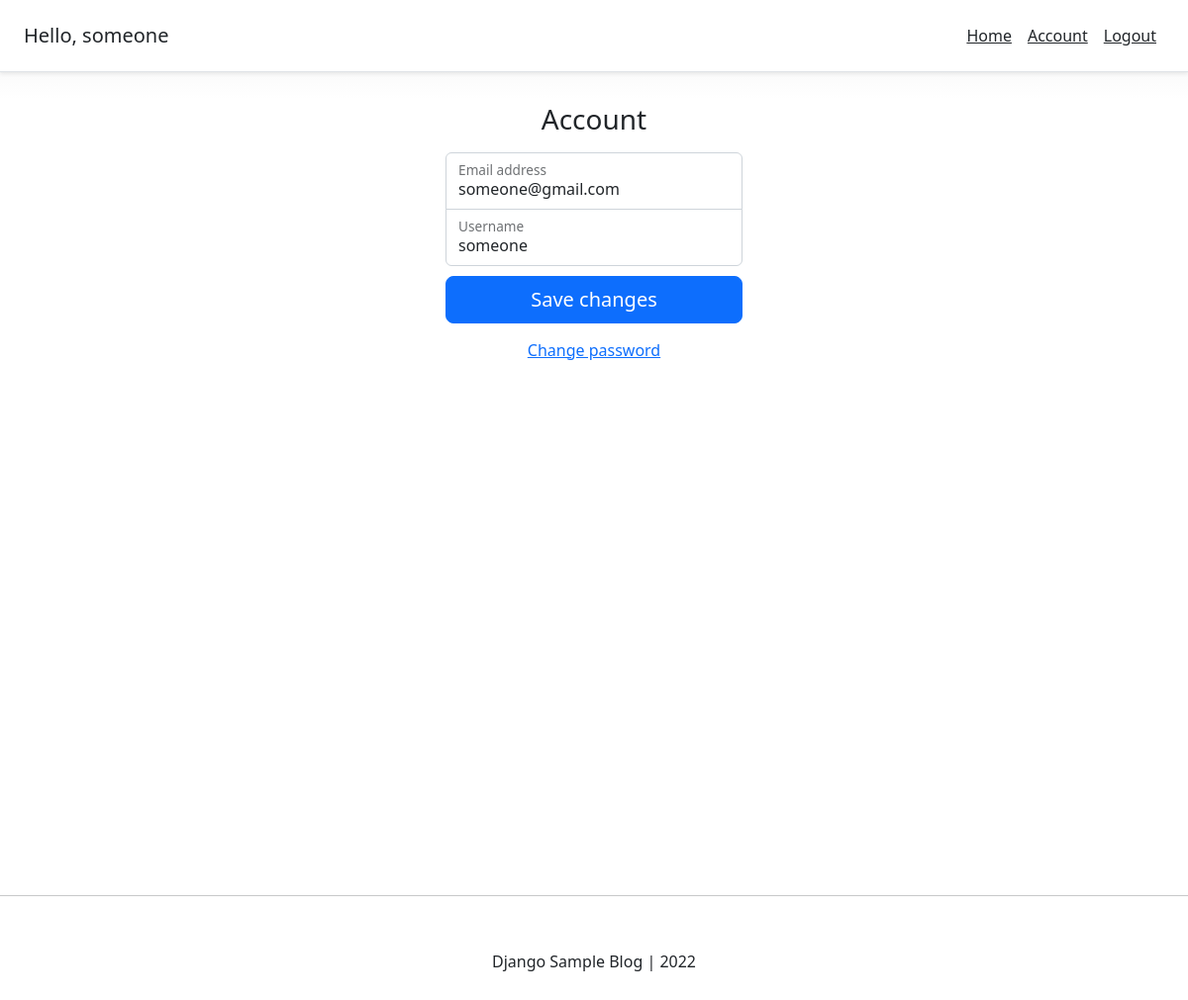
The page /account/ (signed in) on the database its author committed.
### account/models.py (models this page shows, shortened)
class Account(AbstractBaseUser):
    email           = models.EmailField(verbose_name="email", max_length=60, unique=True)
    username        = models.CharField(max_length=30, unique=True)
    date_joined     = models.DateTimeField(verbose_name='date joined', auto_now_add=True)
    last_joined     = models.DateTimeField(verbose_name='last login', auto_now=True)
    is_admin        = models.BooleanField(default=False)
    is_active       = models.BooleanField(default=True)
    is_staff        = models.BooleanField(default=False)
    is_superuser    = models.BooleanField(default=False)
    USERNAME_FIELD = 'email'
    REQUIRED_FIELDS = ['username', ]
    objects = MyAccountManager()

### account/views.py (the view)
# urls.py: path('account/', account_view, name="account"),
def account_view(request):
    if not request.user.is_authenticated:
        return redirect('login')
    context = {}
    if request.POST:
        form = AccountUpdateForm(request.POST, instance=request.user)
        if form.is_valid():
            form.initial = {
                "email": request.POST['email'],
                "username": request.POST['username'],
            }
            form.save()
            context['success_message'] = "Updated"
    else:
        form = AccountUpdateForm(
            initial= {
                "email": request.user.email,
                "username": request.user.username,
            }
        )
    context['account_form'] = form
    return render(request, 'account/account.html', context)

### account/forms.py (shortened to what this page needs)
class AccountUpdateForm(forms.ModelForm):
    class Meta:
        model = Account
        fields = ('email', 'username')

### account/templates/account/account.html (shortened to what this page needs)
{% extends 'base.html' %}
{% block content %}
<main class="form-signin w-100 m-auto">
    <form method="post">
        <h1 class="h3 mb-3 fw-normal">Account</h1>
        <div class="form-floating">
            <input type="email" name="email" class="form-control" id="floatingInput" placeholder="name@example.com"
            required autofocus value={{account_form.initial.email}}>
            <label for="floatingInput">Email address</label>
        </div>
        <div class="form-floating">
            <input type="username" name="username" class="form-control" id="floatingUsername" placeholder="Username"
            required value={{account_form.initial.username}}>
            <label for="floatingUsername">Username</label>
        </div>
        <button class="w-100 btn btn-lg btn-primary" type="submit">Save changes</button>
    </form>
</main>
<div class="d-flex flex-column">
    <a class="m-auto" href="{% url 'password_change' %}">Change password</a>
</div>
{% endblock content %}

### templates/snippets/header.html (shortened to what this page needs)
<link href="https://cdn.jsdelivr.net/npm/bootstrap@5.2.0-beta1/dist/css/bootstrap.min.css" rel="stylesheet">
<div class="d-flex flex-column flex-md-row align-items-center p-3 px-md-4 mb-3 bg-white border-bottom shadow-sm">
    <h5 class="my-0 mr-md-auto font-weight-normal">
        {% if request.user.is_authenticated %}
            Hello, {{request.user.username}}
        {% endif %}
    </h5>
    <nav class="d-inline-flex my-2 mt-2 my-md-0 mr-md-3 ms-md-auto">
        {% if request.user.is_authenticated %}
            <a class="p-2 text-dark" href="{% url 'home' %}">Home</a>
            <a class="p-2 text-dark" href="{% url 'account' %}">Account</a>
            <a class="p-2 text-dark" href="{% url 'logout' %}">Logout</a>
        {% else %}
            <a class="p-2 text-dark" href="{% url 'home' %}">Home</a>
            <a class="p-2 text-dark" href="{% url 'login' %}">Login</a>
            <a class="btn btn-outline-primary" href="{% url 'register' %}">Register</a>
        {% endif %}
    </nav>
</div>

### templates/snippets/header.html (style rules this page uses)
body { background-image: linear-gradient(180deg, #eee, #fff 100px, #fff); }

### account/templates/account/account.html (style rules this page uses)
.form-signin { max-width: 330px; padding: 15px; }
.form-signin input[type="email"] { margin-bottom: -1px; border-bottom-right-radius: 0; border-bottom-left-radius: 0; }
.form-signin input[type="username"] { margin-bottom: 10px; border-top-left-radius: 0; border-top-right-radius: 0; }
.h3 { text-align: center; }

### rows shown on the page
Account: user.username "someone", email "someone@gmail.com", username "someone"
